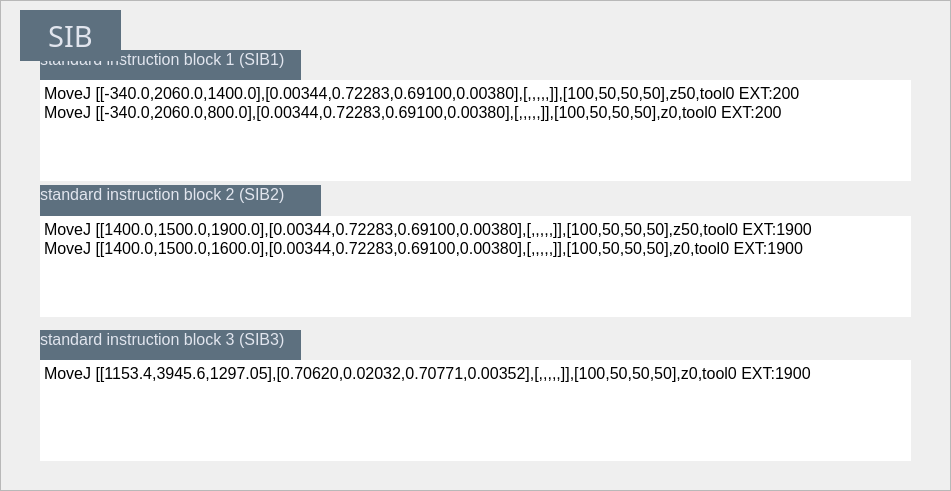
     <widget class="QFrame" name="SIB_frame">
      <property name="geometry">
       <rect>
        <x>940</x>
        <y>440</y>
        <width>951</width>
        <height>491</height>
       </rect>
      </property>
      <property name="styleSheet">
       <string notr="true"/>
      </property>
      <property name="frameShape">
       <enum>QFrame::StyledPanel</enum>
      </property>
      <property name="frameShadow">
       <enum>QFrame::Raised</enum>
      </property>
      <widget class="QLabel" name="SIB_0_frameLabel">
       <property name="geometry">
        <rect>
         <x>20</x>
         <y>10</y>
         <width>101</width>
         <height>51</height>
        </rect>
       </property>
       <property name="font">
        <font>
         <family>Bahnschrift</family>
         <pointsize>22</pointsize>
        </font>
       </property>
       <property name="styleSheet">
        <string notr="true">border: 0px;
font-size: 22pt;
padding: 0px;
background-color: #5D707F;
color: #E1E5EE;</string>
       </property>
       <property name="text">
        <string>SIB</string>
       </property>
       <property name="alignment">
        <set>Qt::AlignCenter</set>
       </property>
      </widget>
      <widget class="QLabel" name="SIB_lbl_sib1">
       <property name="geometry">
        <rect>
         <x>40</x>
         <y>50</y>
         <width>261</width>
         <height>31</height>
        </rect>
       </property>
       <property name="styleSheet">
        <string notr="true">border: 0px;
font-size: 12pt;
background-color: #5d707f;
color: #E1E5EE;</string>
       </property>
       <property name="text">
        <string>standard instruction block 1 (SIB1)</string>
       </property>
       <property name="alignment">
        <set>Qt::AlignLeading|Qt::AlignLeft|Qt::AlignTop</set>
       </property>
       <property name="buddy">
        <cstring>SIB_entry_sib1</cstring>
       </property>
      </widget>
      <widget class="QTextEdit" name="SIB_entry_sib2">
       <property name="geometry">
        <rect>
         <x>40</x>
         <y>216</y>
         <width>871</width>
         <height>101</height>
        </rect>
       </property>
       <property name="styleSheet">
        <string notr="true">border: 0 px;</string>
       </property>
       <property name="html">
        <string>&lt;!DOCTYPE HTML PUBLIC &quot;-//W3C//DTD HTML 4.0//EN&quot; &quot;http://www.w3.org/TR/REC-html40/strict.dtd&quot;&gt;
&lt;html&gt;&lt;head&gt;&lt;meta name=&quot;qrichtext&quot; content=&quot;1&quot; /&gt;&lt;style type=&quot;text/css&quot;&gt;
p, li { white-space: pre-wrap; }
&lt;/style&gt;&lt;/head&gt;&lt;body style=&quot; font-family:'Bahnschrift'; font-size:12pt; font-weight:400; font-style:normal;&quot;&gt;
&lt;p style=&quot; margin-top:0px; margin-bottom:0px; margin-left:0px; margin-right:0px; -qt-block-indent:0; text-indent:0px;&quot;&gt;MoveJ [[1400.0,1500.0,1900.0],[0.00344,0.72283,0.69100,0.00380],[,,,,,]],[100,50,50,50],z50,tool0 EXT:1900&lt;/p&gt;
&lt;p style=&quot; margin-top:0px; margin-bottom:0px; margin-left:0px; margin-right:0px; -qt-block-indent:0; text-indent:0px;&quot;&gt;MoveJ [[1400.0,1500.0,1600.0],[0.00344,0.72283,0.69100,0.00380],[,,,,,]],[100,50,50,50],z0,tool0 EXT:1900&lt;/p&gt;&lt;/body&gt;&lt;/html&gt;</string>
       </property>
       <property name="acceptRichText">
        <bool>false</bool>
       </property>
      </widget>
      <widget class="QLabel" name="SIB_lbl_sib2">
       <property name="geometry">
        <rect>
         <x>40</x>
         <y>185</y>
         <width>281</width>
         <height>31</height>
        </rect>
       </property>
       <property name="styleSheet">
        <string notr="true">border: 0px;
font-size: 12pt;
background-color: #5d707f;
color: #E1E5EE;</string>
       </property>
       <property name="text">
        <string>standard instruction block 2 (SIB2)</string>
       </property>
       <property name="alignment">
        <set>Qt::AlignLeading|Qt::AlignLeft|Qt::AlignTop</set>
       </property>
       <property name="buddy">
        <cstring>SIB_entry_sib2</cstring>
       </property>
      </widget>
      <widget class="QTextEdit" name="SIB_entry_sib1">
       <property name="geometry">
        <rect>
         <x>40</x>
         <y>80</y>
         <width>871</width>
         <height>101</height>
        </rect>
       </property>
       <property name="styleSheet">
        <string notr="true">border: 0 px;</string>
       </property>
       <property name="html">
        <string>&lt;!DOCTYPE HTML PUBLIC &quot;-//W3C//DTD HTML 4.0//EN&quot; &quot;http://www.w3.org/TR/REC-html40/strict.dtd&quot;&gt;
&lt;html&gt;&lt;head&gt;&lt;meta name=&quot;qrichtext&quot; content=&quot;1&quot; /&gt;&lt;style type=&quot;text/css&quot;&gt;
p, li { white-space: pre-wrap; }
&lt;/style&gt;&lt;/head&gt;&lt;body style=&quot; font-family:'Bahnschrift'; font-size:12pt; font-weight:400; font-style:normal;&quot;&gt;
&lt;p style=&quot; margin-top:0px; margin-bottom:0px; margin-left:0px; margin-right:0px; -qt-block-indent:0; text-indent:0px;&quot;&gt;MoveJ [[-340.0,2060.0,1400.0],[0.00344,0.72283,0.69100,0.00380],[,,,,,]],[100,50,50,50],z50,tool0 EXT:200&lt;/p&gt;
&lt;p style=&quot; margin-top:0px; margin-bottom:0px; margin-left:0px; margin-right:0px; -qt-block-indent:0; text-indent:0px;&quot;&gt;MoveJ [[-340.0,2060.0,800.0],[0.00344,0.72283,0.69100,0.00380],[,,,,,]],[100,50,50,50],z0,tool0 EXT:200&lt;/p&gt;&lt;/body&gt;&lt;/html&gt;</string>
       </property>
       <property name="acceptRichText">
        <bool>false</bool>
       </property>
      </widget>
      <widget class="QTextEdit" name="SIB_entry_sib3">
       <property name="geometry">
        <rect>
         <x>40</x>
         <y>360</y>
         <width>871</width>
         <height>101</height>
        </rect>
       </property>
       <property name="styleSheet">
        <string notr="true">border: 0 px;</string>
       </property>
       <property name="html">
        <string>&lt;!DOCTYPE HTML PUBLIC &quot;-//W3C//DTD HTML 4.0//EN&quot; &quot;http://www.w3.org/TR/REC-html40/strict.dtd&quot;&gt;
&lt;html&gt;&lt;head&gt;&lt;meta name=&quot;qrichtext&quot; content=&quot;1&quot; /&gt;&lt;style type=&quot;text/css&quot;&gt;
p, li { white-space: pre-wrap; }
&lt;/style&gt;&lt;/head&gt;&lt;body style=&quot; font-family:'Bahnschrift'; font-size:12pt; font-weight:400; font-style:normal;&quot;&gt;
&lt;p style=&quot; margin-top:0px; margin-bottom:0px; margin-left:0px; margin-right:0px; -qt-block-indent:0; text-indent:0px;&quot;&gt;MoveJ [[1153.4,3945.6,1297.05],[0.70620,0.02032,0.70771,0.00352],[,,,,,]],[100,50,50,50],z0,tool0 EXT:1900&lt;/p&gt;&lt;/body&gt;&lt;/html&gt;</string>
       </property>
       <property name="acceptRichText">
        <bool>false</bool>
       </property>
      </widget>
      <widget class="QLabel" name="SIB_lbl_sib3">
       <property name="geometry">
        <rect>
         <x>40</x>
         <y>330</y>
         <width>261</width>
         <height>31</height>
        </rect>
       </property>
       <property name="styleSheet">
        <string notr="true">border: 0px;
font-size: 12pt;
background-color: #5d707f;
color: #E1E5EE;</string>
       </property>
       <property name="text">
        <string>standard instruction block 3 (SIB3)</string>
       </property>
       <property name="alignment">
        <set>Qt::AlignLeading|Qt::AlignLeft|Qt::AlignTop</set>
       </property>
       <property name="buddy">
        <cstring>SIB_entry_sib2</cstring>
       </property>
      </widget>
      <zorder>SIB_lbl_sib3</zorder>
      <zorder>SIB_lbl_sib2</zorder>
      <zorder>SIB_lbl_sib1</zorder>
      <zorder>SIB_0_frameLabel</zorder>
      <zorder>SIB_entry_sib2</zorder>
      <zorder>SIB_entry_sib1</zorder>
      <zorder>SIB_entry_sib3</zorder>
     </widget>
